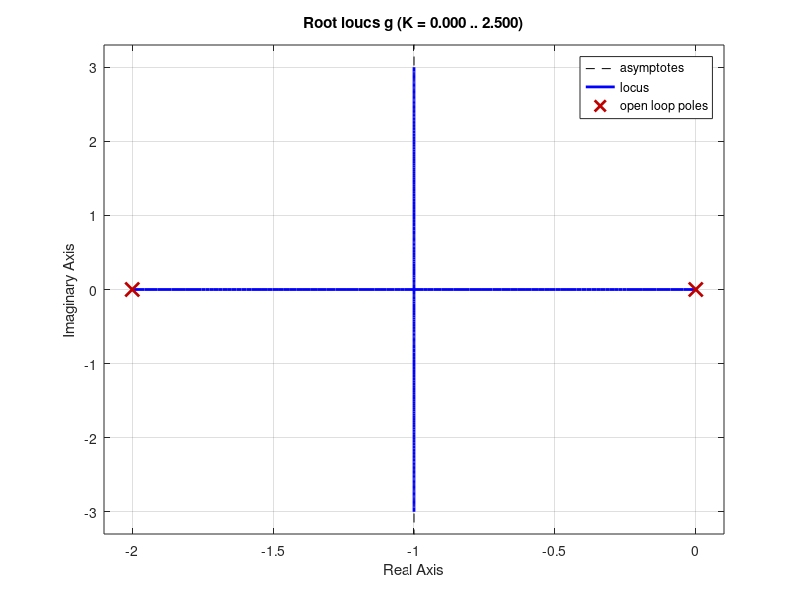
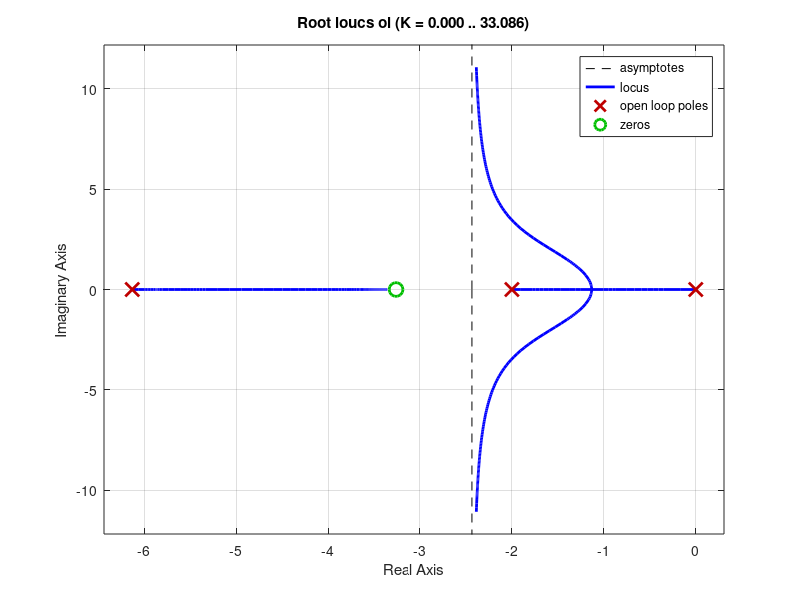
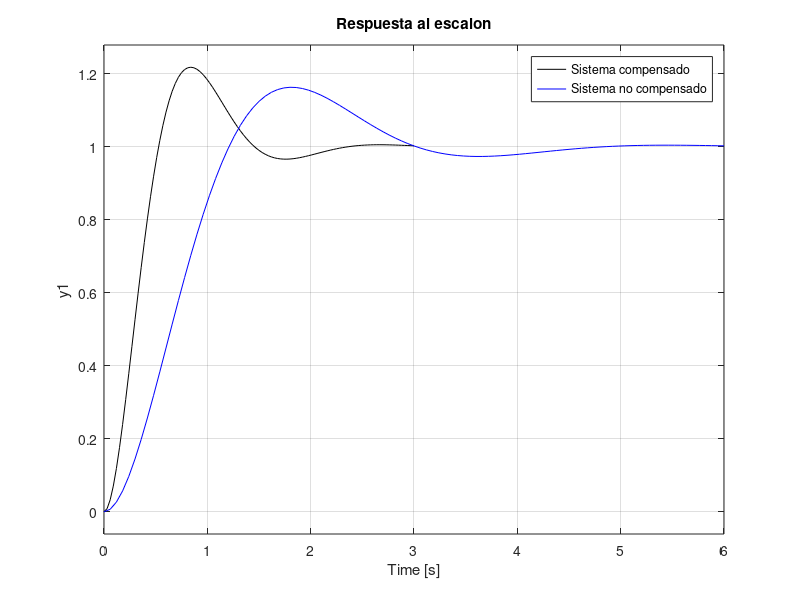
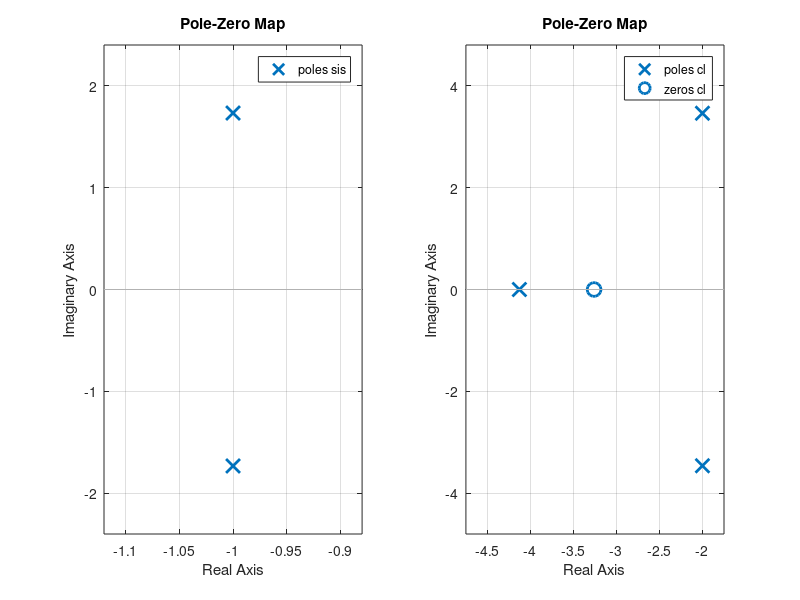

Reproduce these figures in MATLAB, in order.
clc
clear
close all

%---------sistema en lazo abierto---
g=tf(4,[1 2 0]);
rlocus(g)
%---------sistema en lazo abierto---

%---------sistema en lazo abierto con G_c(s)---
gc=tf([1 3.26],[1 6.13]);

ol=gc*g;
figure
rlocus(ol)
%---------sistema en lazo abierto con G_c(s)---


%---------encontrando la ganancia----
s1=-2+2*sqrt(3)*i;
num=s1+3.26;
den=s1*(s1+2)*(s1+6.13);
div=abs(num/den);

%---------encontrando la ganancia----
K=5.061;
sc=K*ol; % sistema completo en lazo abierto
cl=feedback(sc,1); % sistema compensado en lazo cerrado
sis=feedback(g,1) % sistema sin compensador en lazo cerrado
figure
step(cl,'k')
hold on
step(sis,'b')
title('Respuesta al escalon')
legend('Sistema compensado', 'Sistema no compensado')

figure
subplot(1,2,1)
pzmap(sis)
subplot(1,2,2)
pzmap(cl)




